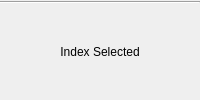
                        <widget class="QWidget" name="infoIndexerHolder" native="true">
                         <layout class="QVBoxLayout" name="verticalLayout_37">
                          <property name="spacing">
                           <number>0</number>
                          </property>
                          <property name="leftMargin">
                           <number>0</number>
                          </property>
                          <property name="topMargin">
                           <number>1</number>
                          </property>
                          <property name="rightMargin">
                           <number>0</number>
                          </property>
                          <property name="bottomMargin">
                           <number>0</number>
                          </property>
                          <item>
                           <widget class="Line" name="line_10">
                            <property name="orientation">
                             <enum>Qt::Horizontal</enum>
                            </property>
                           </widget>
                          </item>
                          <item>
                           <widget class="QWidget" name="widget_10" native="true">
                            <layout class="QHBoxLayout" name="horizontalLayout_40">
                             <property name="spacing">
                              <number>4</number>
                             </property>
                             <property name="margin">
                              <number>4</number>
                             </property>
                             <item>
                              <widget class="QToolButton" name="infoIndexSelected">
                               <property name="text">
                                <string>Index Selected</string>
                               </property>
                               <property name="toolButtonStyle">
                                <enum>Qt::ToolButtonTextBesideIcon</enum>
                               </property>
                               <property name="autoRaise">
                                <bool>true</bool>
                               </property>
                              </widget>
                             </item>
                            </layout>
                           </widget>
                          </item>
                         </layout>
                        </widget>
